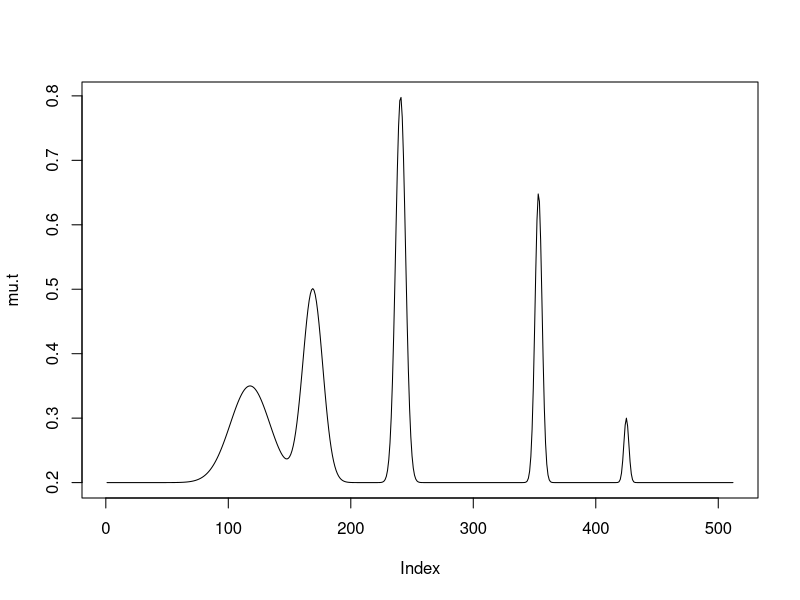
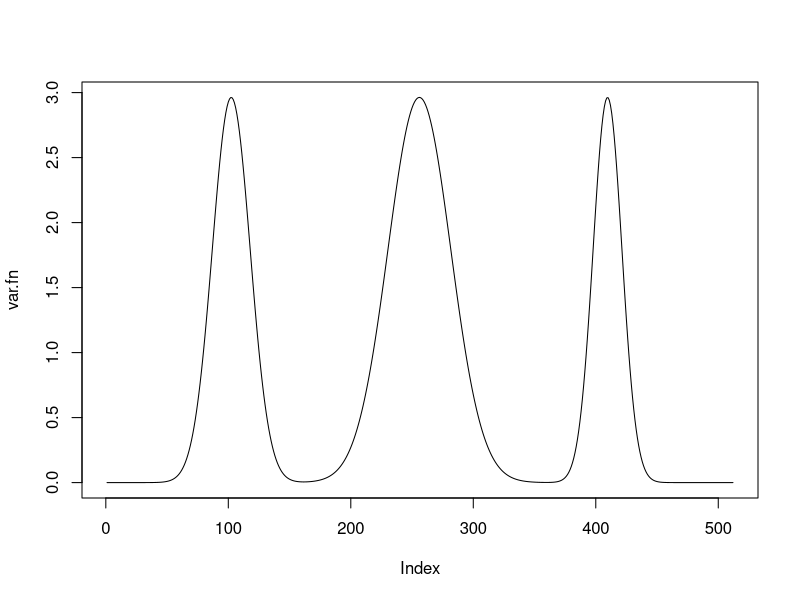

These charts were generated, in order, by the following R code: (Note: this script raises an error after producing the figures.)
# Create the baseline mean function (The "spikes" function is used as
# an example here).

n = 2^9
t = 1:n/n
spike.f = function(x) (0.75 * exp(-500 * (x - 0.23)^2) +
            1.5  * exp(-2000 * (x - 0.33)^2) +
	    3    * exp(-8000 * (x - 0.47)^2) + 
            2.25 * exp(-16000 * (x - 0.69)^2) +
	    0.5  * exp(-32000 * (x - 0.83)^2))
mu.s = spike.f(t)

# Scale the signal to be between 0.2 and 0.8.
mu.t = (1 + mu.s)/5
plot(mu.t, type = "l")

# Create the baseline variance function. (The function V2 from Cai &
# Wang 2008 is used here.)
var.fn = (1e-04 + 4 * (exp(-550 * (t - 0.2)^2) +
  exp(-200 * (t - 0.5)^2) + exp(-950 * (t - 0.8)^2)))/1.35
plot(var.fn, type = "l")

# Set the signal-to-noise ratio.
rsnr = sqrt(5)
sigma.t = sqrt(var.fn)/mean(sqrt(var.fn)) * sd(mu.t)/rsnr^2

# Simulate an example dataset.
X.s = rnorm(n, mu.t, sigma.t)

# Run smash on these data.
mu.est <- smash(X.s, "gaus")

# Plot the estimated and ground-truth mean functions.
plot(mu.t, type = "l")
lines(mu.est, col = 2)
